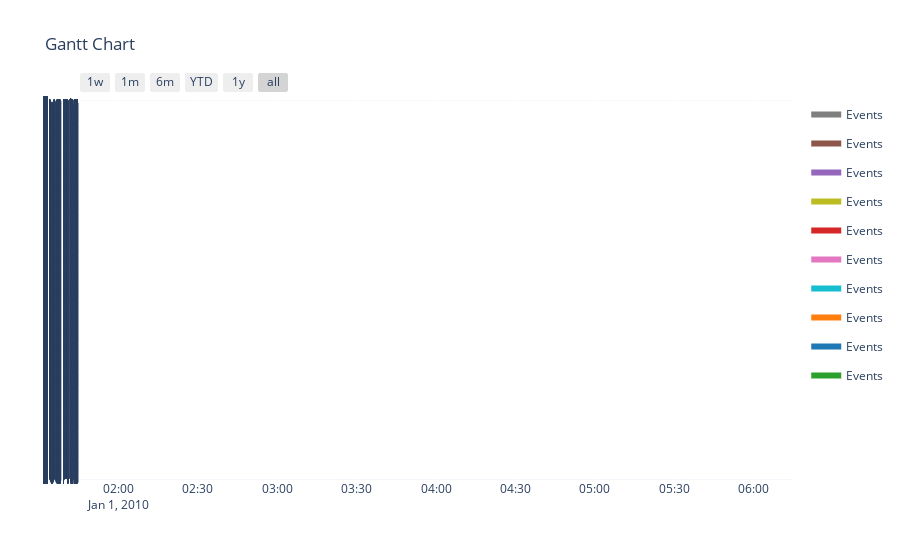

The notebook cell this image was saved under:
### Code cell
import plotly.figure_factory as ff
import pandas as pd
import matplotlib.pyplot as plt
from datetime import datetime

# Assuming you have a list of timestamps
timestamps = df[df['trend_id'] == 1]['timestamp']

# 1. Using Plotly (Interactive)
def plot_timeline_plotly(timestamps):
    # Convert to datetime if needed
    dates = [pd.to_datetime(ts) for ts in timestamps]
    
    # Create data for plotly
    df = [dict(Task="Events", Start=d, Finish=d, Resource='Event') for d in dates]
    
    # Create timeline
    fig = ff.create_gantt(df, show_colorbar=True, showgrid_x=True, showgrid_y=True)
    fig.update_layout(height=200)  # Adjust height as needed
    
    return fig

# 2. Using Matplotlib (Simple static version)
def plot_timeline_matplotlib(timestamps):
    # Convert to datetime if needed
    dates = [pd.to_datetime(ts) for ts in timestamps]
    
    # Create the plot
    fig, ax = plt.subplots(figsize=(12, 2))
    
    # Plot events
    ax.scatter(dates, [1]*len(dates), marker='o')
    
    # Add vertical lines
    for date in dates:
        ax.axvline(x=date, color='gray', linestyle='--', alpha=0.3)
    
    # Format
    ax.set_yticks([])  # Hide y-axis
    ax.grid(True, alpha=0.3)
    plt.xticks(rotation=45)
    plt.title('Event Timeline')
    
    return fig

# Example usage:
# For Plotly
fig = plot_timeline_plotly(timestamps)
fig.show()

# For Matplotlib
fig = plot_timeline_matplotlib(timestamps)
plt.show()

### Figure 1 — Plotly figure (JSON) as saved in the notebook; plotly's stock layout.template omitted (floating-point values rounded to 4 significant figures; data arrays with more than 128 entries replaced by an {"elided": "..."} marker saying what was removed)
{"data": [{"fill": "toself", "fillcolor": "rgb(127, 127, 127)", "hoverinfo": "name", "legendgroup": "rgb(127, 127, 127)", "mode": "none", "name": "Events", "type": "scatter", "x": {"elided": "934 str values"}, "y": {"elided": "934 float values"}}, {"fill": "toself", "fillcolor": "rgb(140, 86, 75)", "hoverinfo": "name", "legendgroup": "rgb(140, 86, 75)", "mode": "none", "name": "Events", "type": "scatter", "x": {"elided": "934 str values"}, "y": {"elided": "934 float values"}}, {"fill": "toself", "fillcolor": "rgb(148, 103, 189)", "hoverinfo": "name", "legendgroup": "rgb(148, 103, 189)", "mode": "none", "name": "Events", "type": "scatter", "x": {"elided": "934 str values"}, "y": {"elided": "934 float values"}}, {"fill": "toself", "fillcolor": "rgb(188, 189, 34)", "hoverinfo": "name", "legendgroup": "rgb(188, 189, 34)", "mode": "none", "name": "Events", "type": "scatter", "x": {"elided": "934 str values"}, "y": {"elided": "934 float values"}}, {"fill": "toself", "fillcolor": "rgb(214, 39, 40)", "hoverinfo": "name", "legendgroup": "rgb(214, 39, 40)", "mode": "none", "name": "Events", "type": "scatter", "x": {"elided": "934 str values"}, "y": {"elided": "934 float values"}}, {"fill": "toself", "fillcolor": "rgb(227, 119, 194)", "hoverinfo": "name", "legendgroup": "rgb(227, 119, 194)", "mode": "none", "name": "Events", "type": "scatter", "x": {"elided": "934 str values"}, "y": {"elided": "934 float values"}}, {"fill": "toself", "fillcolor": "rgb(23, 190, 207)", "hoverinfo": "name", "legendgroup": "rgb(23, 190, 207)", "mode": "none", "name": "Events", "type": "scatter", "x": {"elided": "934 str values"}, "y": {"elided": "934 float values"}}, {"fill": "toself", "fillcolor": "rgb(255, 127, 14)", "hoverinfo": "name", "legendgroup": "rgb(255, 127, 14)", "mode": "none", "name": "Events", "type": "scatter", "x": {"elided": "939 str values"}, "y": {"elided": "939 float values"}}, {"fill": "toself", "fillcolor": "rgb(31, 119, 180)", "hoverinfo": "name", "legendgroup": "rgb(31, 119, 180)", "mode": "none", "name": "Events", "type": "scatter", "x": {"elided": "939 str values"}, "y": {"elided": "939 float values"}}, {"fill": "toself", "fillcolor": "rgb(44, 160, 44)", "hoverinfo": "name", "legendgroup": "rgb(44, 160, 44)", "mode": "none", "name": "Events", "type": "scatter", "x": {"elided": "934 str values"}, "y": {"elided": "934 float values"}}, {"legendgroup": "rgb(127, 127, 127)", "marker": {"color": "rgb(127, 127, 127)", "opacity": 0, "size": 1}, "mode": "markers", "name": "", "showlegend": false, "text": {"elided": "374 null values"}, "type": "scatter", "x": {"elided": "374 str values"}, "y": {"elided": "374 int values"}}, {"legendgroup": "rgb(140, 86, 75)", "marker": {"color": "rgb(140, 86, 75)", "opacity": 0, "size": 1}, "mode": "markers", "name": "", "showlegend": false, "text": {"elided": "374 null values"}, "type": "scatter", "x": {"elided": "374 str values"}, "y": {"elided": "374 int values"}}, {"legendgroup": "rgb(148, 103, 189)", "marker": {"color": "rgb(148, 103, 189)", "opacity": 0, "size": 1}, "mode": "markers", "name": "", "showlegend": false, "text": {"elided": "374 null values"}, "type": "scatter", "x": {"elided": "374 str values"}, "y": {"elided": "374 int values"}}, {"legendgroup": "rgb(188, 189, 34)", "marker": {"color": "rgb(188, 189, 34)", "opacity": 0, "size": 1}, "mode": "markers", "name": "", "showlegend": false, "text": {"elided": "374 null values"}, "type": "scatter", "x": {"elided": "374 str values"}, "y": {"elided": "374 int values"}}, {"legendgroup": "rgb(214, 39, 40)", "marker": {"color": "rgb(214, 39, 40)", "opacity": 0, "size": 1}, "mode": "markers", "name": "", "showlegend": false, "text": {"elided": "374 null values"}, "type": "scatter", "x": {"elided": "374 str values"}, "y": {"elided": "374 int values"}}, {"legendgroup": "rgb(227, 119, 194)", "marker": {"color": "rgb(227, 119, 194)", "opacity": 0, "size": 1}, "mode": "markers", "name": "", "showlegend": false, "text": {"elided": "374 null values"}, "type": "scatter", "x": {"elided": "374 str values"}, "y": {"elided": "374 int values"}}, {"legendgroup": "rgb(23, 190, 207)", "marker": {"color": "rgb(23, 190, 207)", "opacity": 0, "size": 1}, "mode": "markers", "name": "", "showlegend": false, "text": {"elided": "374 null values"}, "type": "scatter", "x": {"elided": "374 str values"}, "y": {"elided": "374 int values"}}, {"legendgroup": "rgb(255, 127, 14)", "marker": {"color": "rgb(255, 127, 14)", "opacity": 0, "size": 1}, "mode": "markers", "name": "", "showlegend": false, "text": {"elided": "376 null values"}, "type": "scatter", "x": {"elided": "376 str values"}, "y": {"elided": "376 int values"}}, {"legendgroup": "rgb(31, 119, 180)", "marker": {"color": "rgb(31, 119, 180)", "opacity": 0, "size": 1}, "mode": "markers", "name": "", "showlegend": false, "text": {"elided": "376 null values"}, "type": "scatter", "x": {"elided": "376 str values"}, "y": {"elided": "376 int values"}}, {"legendgroup": "rgb(44, 160, 44)", "marker": {"color": "rgb(44, 160, 44)", "opacity": 0, "size": 1}, "mode": "markers", "name": "", "showlegend": false, "text": {"elided": "374 null values"}, "type": "scatter", "x": {"elided": "374 str values"}, "y": {"elided": "374 int values"}}], "layout": {"autosize": true, "hovermode": "closest", "showlegend": true, "title": {"text": "Gantt Chart"}, "xaxis": {"autorange": true, "range": ["2010-01-01 01:45:18.6006", "2010-01-01 06:14:39.3994"], "rangeselector": {"buttons": [{"count": 7, "label": "1w", "step": "day", "stepmode": "backward"}, {"count": 1, "label": "1m", "step": "month", "stepmode": "backward"}, {"count": 6, "label": "6m", "step": "month", "stepmode": "backward"}, {"count": 1, "label": "YTD", "step": "year", "stepmode": "todate"}, {"count": 1, "label": "1y", "step": "year", "stepmode": "backward"}, {"step": "all"}]}, "showgrid": true, "type": "date", "zeroline": false}, "yaxis": {"autorange": false, "range": [-1, 1873], "showgrid": true, "ticktext": {"elided": "1872 str values"}, "tickvals": {"elided": "1872 int values"}, "type": "linear", "zeroline": false}}}
